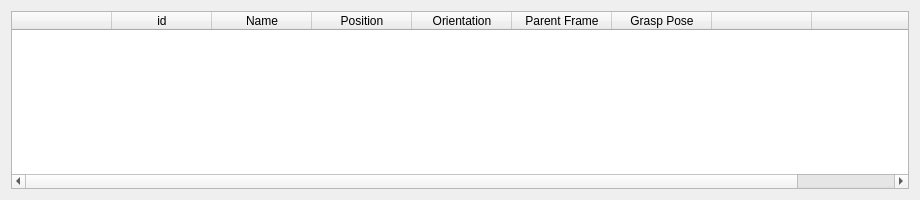
<?xml version="1.0" encoding="UTF-8"?>
<ui version="4.0">
 <class>TemplateManagerWidget</class>
 <widget class="QWidget" name="TemplateManagerWidget">
  <property name="geometry">
   <rect>
    <x>0</x>
    <y>0</y>
    <width>920</width>
    <height>200</height>
   </rect>
  </property>
  <property name="minimumSize">
   <size>
    <width>920</width>
    <height>200</height>
   </size>
  </property>
  <property name="windowTitle">
   <string>TemplateManagerWidget</string>
  </property>
  <layout class="QHBoxLayout" name="horizontalLayout_2">
   <property name="sizeConstraint">
    <enum>QLayout::SetDefaultConstraint</enum>
   </property>
   <item>
    <widget class="QWidget" name="widget_2" native="true">
     <layout class="QVBoxLayout" name="verticalLayout">
      <property name="margin">
       <number>0</number>
      </property>
      <item>
       <widget class="QTableWidget" name="tableWidget">
        <column>
         <property name="text">
          <string/>
         </property>
        </column>
        <column>
         <property name="text">
          <string>id</string>
         </property>
        </column>
        <column>
         <property name="text">
          <string>Name</string>
         </property>
        </column>
        <column>
         <property name="text">
          <string>Position</string>
         </property>
        </column>
        <column>
         <property name="text">
          <string>Orientation</string>
         </property>
        </column>
        <column>
         <property name="text">
          <string>Parent Frame</string>
         </property>
        </column>
        <column>
         <property name="text">
          <string>Grasp Pose</string>
         </property>
        </column>
        <column>
         <property name="text">
          <string/>
         </property>
        </column>
        <column>
         <property name="text">
          <string/>
         </property>
        </column>
       </widget>
      </item>
     </layout>
    </widget>
   </item>
  </layout>
 </widget>
 <layoutdefault spacing="6" margin="11"/>
 <resources/>
 <connections/>
 <slots>
  <slot>treeItemChanged(QTreeWidgetItem*,QTreeWidgetItem*)</slot>
  <slot>insertButtonPressed()</slot>
 </slots>
</ui>
